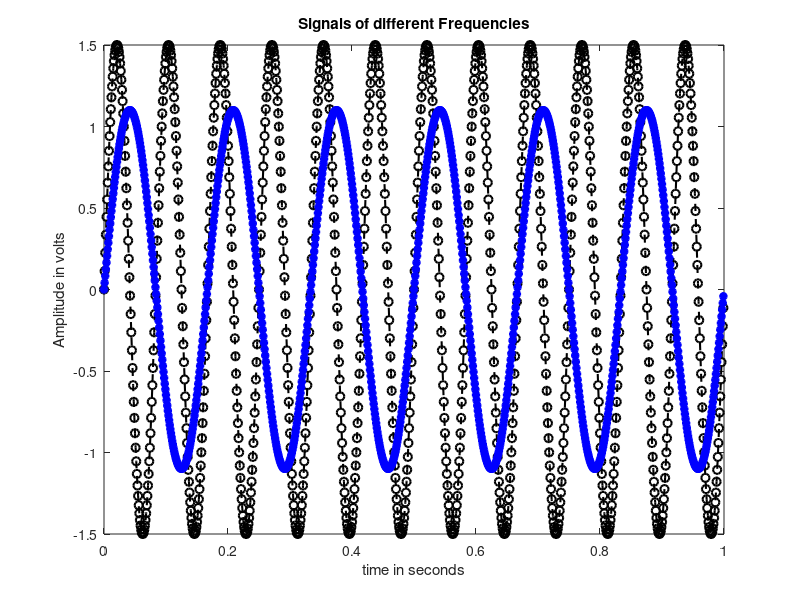

MATLAB code to generate this figure:
%ID:19-40125-1
fs = 1000;
t = 0:1/fs:1-1/fs;
f1 = 12;
f2 = 6;
A1 = 1.5;
A2 = 1.1;
x1 = A1*sin(2*pi*f1*t);
x2 = A2*sin(2*pi*f2*t);
plot(t,x1,'k--o','LineWidth',1.5)
hold on
plot(t,x2,'b-*','LineWidth',2)
hold off
xlabel('time in seconds')
ylabel('Amplitude in volts')
title('Signals of different Frequencies')